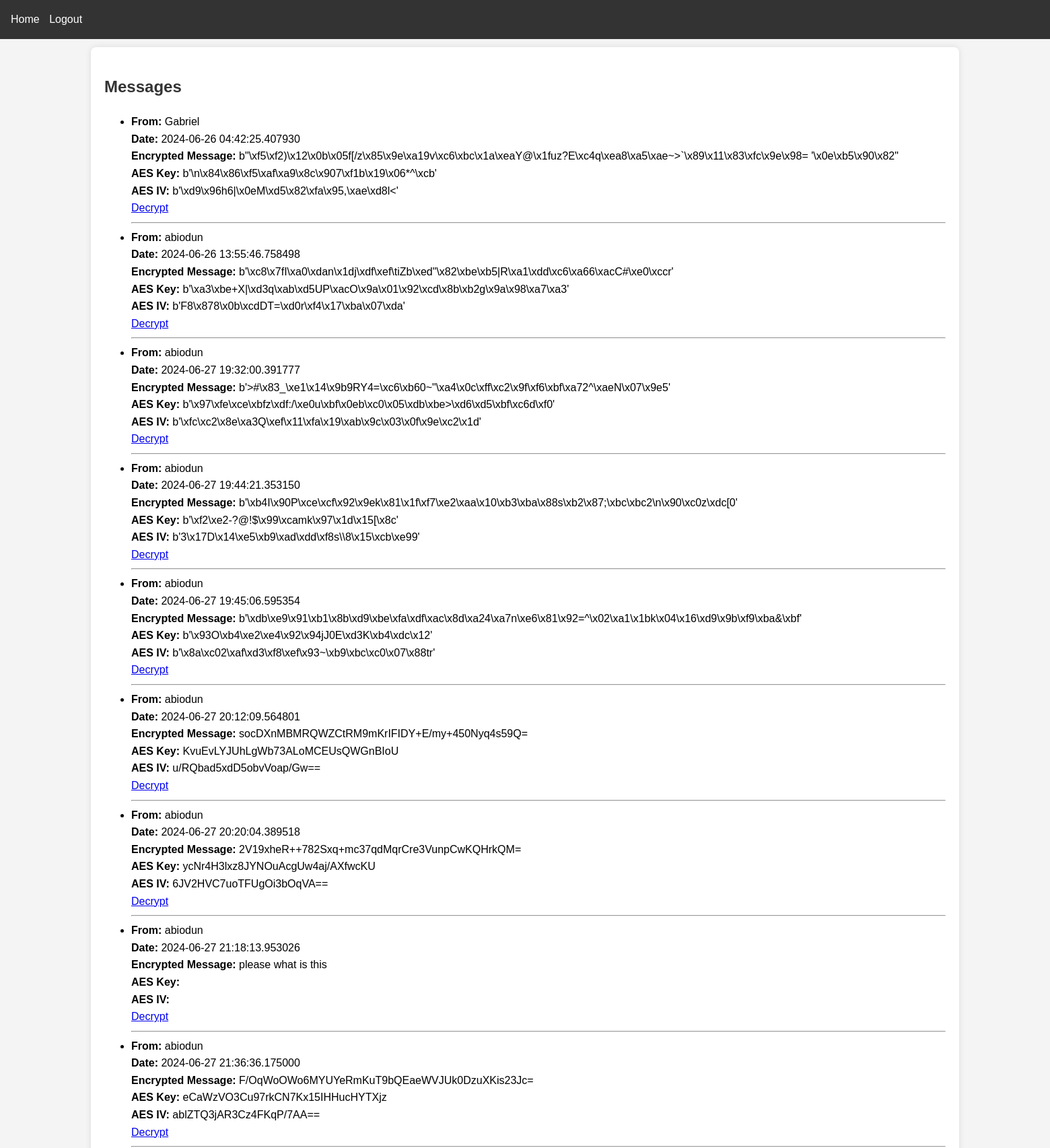
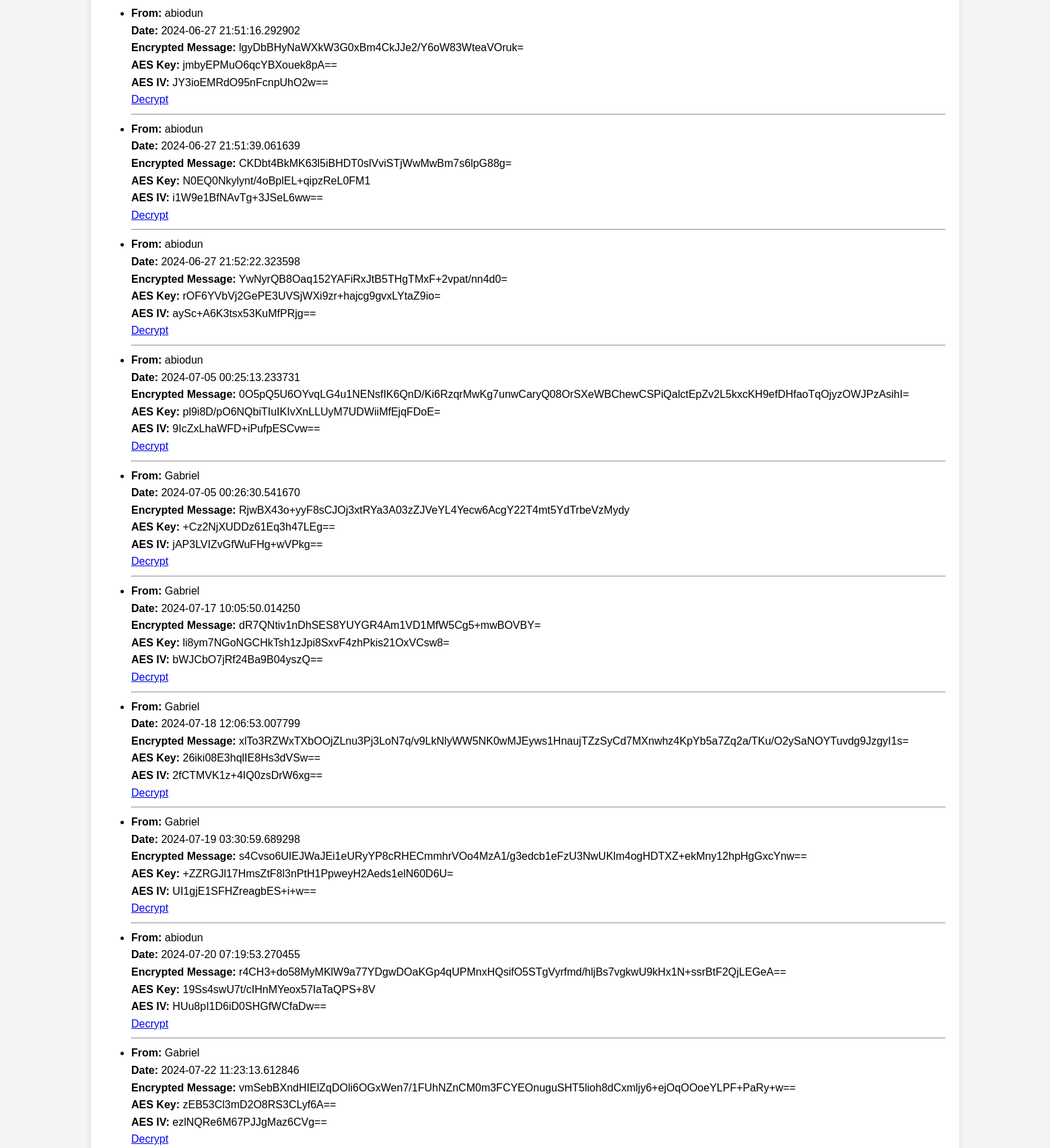
Screenshot of /messages (signed in, upper part) with the database file from the repository (2 pictures, top to bottom).
### app/models.py (models this page shows, shortened)
class Message(db.Model):
    id = db.Column(db.Integer, primary_key=True)
    sender_id = db.Column(db.Integer, db.ForeignKey('user.id'), nullable=False)
    recipient_id = db.Column(db.Integer, db.ForeignKey('user.id'), nullable=False)
    body = db.Column(db.Text, nullable=False)
    timestamp = db.Column(db.DateTime, index=True, default=datetime.utcnow)
    aes_algorithm = db.Column(db.String(64))
    aes_key = db.Column(db.String(64))
    aes_iv = db.Column(db.String(64))

class User(UserMixin, db.Model):
    id = db.Column(db.Integer, primary_key=True)
    first_name = db.Column(db.String(64))
    last_name = db.Column(db.String(64))
    phone = db.Column(db.String(20), nullable=False)
    username = db.Column(db.String(64), index=True, unique=True)
    email = db.Column(db.String(120), index=True, unique=True)
    password_hash = db.Column(db.String(128))
    messages_sent = db.relationship('Message', foreign_keys='Message.sender_id', backref='sender', lazy='dynamic')
    messages_received = db.relationship('Message', foreign_keys='Message.recipient_id', backref='recipient', lazy='dynamic')

### app/routes.py (the view)
@bp.route('/messages')
@login_required
def messages():
    messages = Message.query.filter((Message.sender_id == current_user.id) | (Message.recipient_id == current_user.id)).all()
    encrypted_messages = [(msg, msg.body) for msg in messages]
    return render_template('messages.html', messages=encrypted_messages)

### app/models.py (called while the page is built)
@login_manager.user_loader
def load_user(user_id):
    return User.query.get(int(user_id))

### app/templates/messages.html
{% extends "base.html" %}
{% block content %}
  <h2>Messages</h2>
  <ul>
    {% for message, encrypted_body in messages %}
      <li>
        <strong>From:</strong> {{ message.sender.username }}<br>
        <strong>Date:</strong> {{ message.timestamp }}<br>
        <strong>Encrypted Message:</strong> {{ encrypted_body }}<br>
        <strong>AES Key:</strong> {{ message.aes_key }}<br>
        <strong>AES IV:</strong> {{ message.aes_iv }}<br>
        <a href="{{ url_for('main.decrypt_message_manual', message_id=message.id) }}">Decrypt</a>
      </li>
      <hr>
    {% endfor %}
  </ul>
{% endblock %}

### app/templates/base.html (shortened to what this page needs)
<!doctype html>
<html lang="en">
  <head>
  </head>
  <body>
    <nav>
      <ul>
        <li><a href="{{ url_for('main.index') }}">Home</a></li>
        {% if current_user.is_authenticated %}
          <li><a href="{{ url_for('main.logout') }}">Logout</a></li>
        {% else %}
          <li><a href="{{ url_for('main.login') }}">Login</a></li>
          <li><a href="{{ url_for('main.register') }}">Register</a></li>
        {% endif %}
      </ul>
    </nav>
    <div class="container">
      {% block content %}{% endblock %}
    </div>
  </body>
</html>

### app/templates/base.html (style rules this page uses)
body { font-family: Arial, sans-serif; line-height: 1.6; margin: 0; padding: 0; background-color: #f4f4f4; padding-top: 50px; }
nav { position: fixed; width: 100%; top: 0; background: #333; color: #fff; padding: 1rem; z-index: 1000; }
nav ul { list-style: none; margin: 0; padding: 0; }
nav ul li { display: inline; margin-right: 10px; }
nav ul li a { color: #fff; text-decoration: none; }
.container { max-width: 1250px; margin: 20px auto; padding: 20px; background: #fff; border-radius: 8px; box-shadow: 0 0 10px rgba(0,0,0,0.1); }
h1, h2, h3 { color: #333; }

### rows the page displays
Message: sender.username "Gabriel", timestamp "2024-06-26 04:42:25.407930", body "b\"\\xf5\\xf2)\\x12\\x0b\\x05f[/z\\x85\\x9e\\xa19v\\xc6\\xbc\\x1a\\xeaY@\\x1fuz?E\\xc4q\\xea8\\xa5\\xae~>`\\x89\\x11\\x83\\xfc\\x9e\\x98= '\\x0e\\xb5\\x90\\x82\"", aes_key "b'\\n\\x84\\x86\\xf5\\xaf\\xa9\\x8c\\x907\\xf1b\\x19\\x06*^\\xcb'", aes_iv "b'\\xd9\\x96h6|\\x0eM\\xd5\\x82\\xfa\\x95,\\xae\\xd8l<'"
Message: sender.username "abiodun", timestamp "2024-06-26 13:55:46.758498", body "b'\\xc8\\x7fI\\xa0\\xdan\\x1dj\\xdf\\xef\\tiZb\\xed\"\\x82\\xbe\\xb5|R\\xa1\\xdd\\xc6\\xa66\\xacC#\\xe0\\xccr'", aes_key "b'\\xa3\\xbe+X|\\xd3q\\xab\\xd5UP\\xacO\\x9a\\x01\\x92\\xcd\\x8b\\xb2g\\x9a\\x98\\xa7\\xa3'", aes_iv "b'F8\\x878\\x0b\\xcdDT=\\xd0r\\xf4\\x17\\xba\\x07\\xda'"
Message: sender.username "abiodun", timestamp "2024-06-27 19:32:00.391777", body "b'>#\\x83_\\xe1\\x14\\x9b9RY4=\\xc6\\xb60~\"\\xa4\\x0c\\xff\\xc2\\x9f\\xf6\\xbf\\xa72^\\xaeN\\x07\\x9e5'", aes_key "b'\\x97\\xfe\\xce\\xbfz\\xdf:/\\xe0u\\xbf\\x0eb\\xc0\\x05\\xdb\\xbe>\\xd6\\xd5\\xbf\\xc6d\\xf0'", aes_iv "b'\\xfc\\xc2\\x8e\\xa3Q\\xef\\x11\\xfa\\x19\\xab\\x9c\\x03\\x0f\\x9e\\xc2\\x1d'"
Message: sender.username "abiodun", timestamp "2024-06-27 19:44:21.353150", body "b'\\xb4I\\x90P\\xce\\xcf\\x92\\x9ek\\x81\\x1f\\xf7\\xe2\\xaa\\x10\\xb3\\xba\\x88s\\xb2\\x87;\\xbc\\xbc2\\n\\x90\\xc0z\\xdc[0'", aes_key "b'\\xf2\\xe2-?@!$\\x99\\xcamk\\x97\\x1d\\x15[\\x8c'", aes_iv "b'3\\x17D\\x14\\xe5\\xb9\\xad\\xdd\\xf8s\\\\8\\x15\\xcb\\xe99'"
Message: sender.username "abiodun", timestamp "2024-06-27 19:45:06.595354", body "b'\\xdb\\xe9\\x91\\xb1\\x8b\\xd9\\xbe\\xfa\\xdf\\xac\\x8d\\xa24\\xa7n\\xe6\\x81\\x92=^\\x02\\xa1\\x1bk\\x04\\x16\\xd9\\x9b\\xf9\\xba&\\xbf'", aes_key "b'\\x93O\\xb4\\xe2\\xe4\\x92\\x94jJ0E\\xd3K\\xb4\\xdc\\x12'", aes_iv "b'\\x8a\\xc02\\xaf\\xd3\\xf8\\xef\\x93~\\xb9\\xbc\\xc0\\x07\\x88tr'"
Message: sender.username "abiodun", timestamp "2024-06-27 20:12:09.564801", body "socDXnMBMRQWZCtRM9mKrIFIDY+E/my+450Nyq4s59Q=", aes_key "KvuEvLYJUhLgWb73ALoMCEUsQWGnBIoU", aes_iv "u/RQbad5xdD5obvVoap/Gw=="
Message: sender.username "abiodun", timestamp "2024-06-27 20:20:04.389518", body "2V19xheR++782Sxq+mc37qdMqrCre3VunpCwKQHrkQM=", aes_key "ycNr4H3lxz8JYNOuAcgUw4aj/AXfwcKU", aes_iv "6JV2HVC7uoTFUgOi3bOqVA=="
Message: sender.username "abiodun", timestamp "2024-06-27 21:18:13.953026", body "please what is this"
Message: sender.username "abiodun", timestamp "2024-06-27 21:36:36.175000", body "F/OqWoOWo6MYUYeRmKuT9bQEaeWVJUk0DzuXKis23Jc=", aes_key "eCaWzVO3Cu97rkCN7Kx15IHHucHYTXjz", aes_iv "ablZTQ3jAR3Cz4FKqP/7AA=="
Message: sender.username "abiodun", timestamp "2024-06-27 21:51:16.292902", body "lgyDbBHyNaWXkW3G0xBm4CkJJe2/Y6oW83WteaVOruk=", aes_key "jmbyEPMuO6qcYBXouek8pA==", aes_iv "JY3ioEMRdO95nFcnpUhO2w=="
Message: sender.username "abiodun", timestamp "2024-06-27 21:51:39.061639", body "CKDbt4BkMK63l5iBHDT0slVviSTjWwMwBm7s6lpG88g=", aes_key "N0EQ0Nkylynt/4oBplEL+qipzReL0FM1", aes_iv "i1W9e1BfNAvTg+3JSeL6ww=="
Message: sender.username "abiodun", timestamp "2024-06-27 21:52:22.323598", body "YwNyrQB8Oaq152YAFiRxJtB5THgTMxF+2vpat/nn4d0=", aes_key "rOF6YVbVj2GePE3UVSjWXi9zr+hajcg9gvxLYtaZ9io=", aes_iv "aySc+A6K3tsx53KuMfPRjg=="
Message: sender.username "abiodun", timestamp "2024-07-05 00:25:13.233731", body "0O5pQ5U6OYvqLG4u1NENsfIK6QnD/Ki6RzqrMwKg7unwCaryQ08OrSXeWBChewCSPiQalctEpZv2L5kxcKH9efDHfaoTqOjyzOWJPzAsihI=", aes_key "pl9i8D/pO6NQbiTIuIKIvXnLLUyM7UDWiiMfEjqFDoE=", aes_iv "9IcZxLhaWFD+iPufpESCvw=="
Message: sender.username "Gabriel", timestamp "2024-07-05 00:26:30.541670", body "RjwBX43o+yyF8sCJOj3xtRYa3A03zZJVeYL4Yecw6AcgY22T4mt5YdTrbeVzMydy", aes_key "+Cz2NjXUDDz61Eq3h47LEg==", aes_iv "jAP3LVIZvGfWuFHg+wVPkg=="
Message: sender.username "Gabriel", timestamp "2024-07-17 10:05:50.014250", body "dR7QNtiv1nDhSES8YUYGR4Am1VD1MfW5Cg5+mwBOVBY=", aes_key "li8ym7NGoNGCHkTsh1zJpi8SxvF4zhPkis21OxVCsw8=", aes_iv "bWJCbO7jRf24Ba9B04yszQ=="
Message: sender.username "Gabriel", timestamp "2024-07-18 12:06:53.007799", body "xlTo3RZWxTXbOOjZLnu3Pj3LoN7q/v9LkNlyWW5NK0wMJEyws1HnaujTZzSyCd7MXnwhz4KpYb5a7Zq2a/TKu/O2ySaNOYTuvdg9JzgyI1s=", aes_key "26iki08E3hqlIE8Hs3dVSw==", aes_iv "2fCTMVK1z+4IQ0zsDrW6xg=="
Message: sender.username "Gabriel", timestamp "2024-07-19 03:30:59.689298", body "s4Cvso6UIEJWaJEi1eURyYP8cRHECmmhrVOo4MzA1/g3edcb1eFzU3NwUKlm4ogHDTXZ+ekMny12hpHgGxcYnw==", aes_key "+ZZRGJl17HmsZtF8l3nPtH1PpweyH2Aeds1elN60D6U=", aes_iv "UI1gjE1SFHZreagbES+i+w=="
Message: sender.username "abiodun", timestamp "2024-07-20 07:19:53.270455", body "r4CH3+do58MyMKlW9a77YDgwDOaKGp4qUPMnxHQsifO5STgVyrfmd/hljBs7vgkwU9kHx1N+ssrBtF2QjLEGeA==", aes_key "19Ss4swU7t/cIHnMYeox57IaTaQPS+8V", aes_iv "HUu8pI1D6iD0SHGfWCfaDw=="
Message: sender.username "Gabriel", timestamp "2024-07-22 11:23:13.612846", body "vmSebBXndHIElZqDOli6OGxWen7/1FUhNZnCM0m3FCYEOnuguSHT5lioh8dCxmljy6+ejOqOOoeYLPF+PaRy+w==", aes_key "zEB53Cl3mD2O8RS3CLyf6A==", aes_iv "ezlNQRe6M67PJJgMaz6CVg=="
